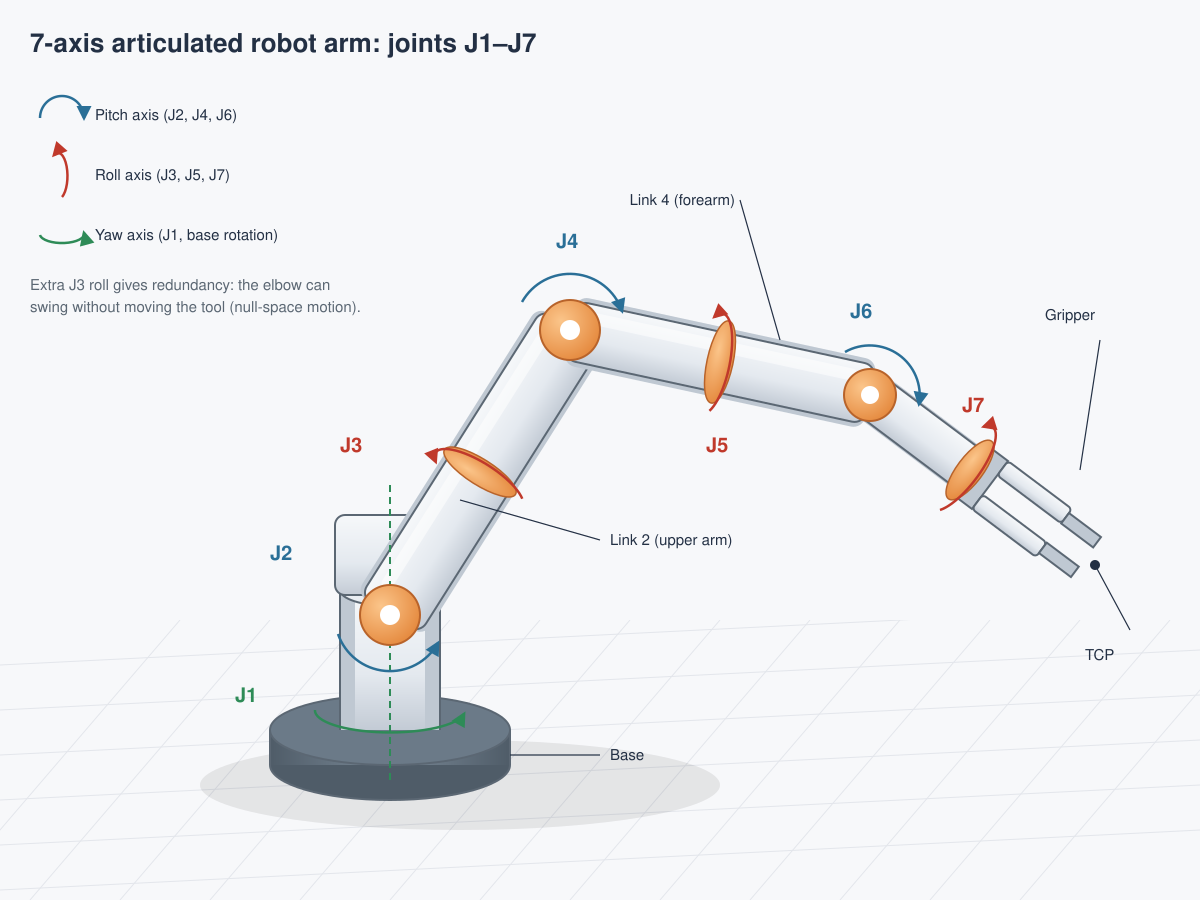

The script that drew this image:
import math
import sys

import matplotlib

matplotlib.use("Agg")
import matplotlib.pyplot as plt
import matplotlib.transforms as mtransforms
from matplotlib.patches import Arc, Circle, Ellipse, FancyArrowPatch, FancyBboxPatch, Polygon, Rectangle

BG = "#F7F8FA"
GRID = "#E3E6EB"
LINK = "#E9EDF2"
LINK_EDGE = "#5B6773"
LINK_SHADE = "#BFC8D2"
JOINT = "#F4A261"
JOINT_EDGE = "#B8632A"
PITCH = "#2A6F97"
ROLL = "#C0392B"
YAW = "#2E8B57"
LABEL = "#233044"
BASE = "#6B7A88"
BASE_DARK = "#4F5C68"


def rot(ax, cx, cy, deg):
    return mtransforms.Affine2D().rotate_deg_around(cx, cy, deg) + ax.transData


def link(ax, x0, y0, length, width, deg, z=5):
    """Rounded link starting at (x0, y0) pointing at angle deg, with a shaded underside and highlight."""
    tr = rot(ax, x0, y0, deg)
    ax.add_patch(FancyBboxPatch((x0, y0 - width / 2 - 0.05), length, width + 0.05, boxstyle="round,pad=0,rounding_size=0.15",
                                facecolor=LINK_SHADE, edgecolor="none", transform=tr, zorder=z))
    ax.add_patch(FancyBboxPatch((x0, y0 - width / 2), length, width, boxstyle="round,pad=0,rounding_size=0.15",
                                facecolor=LINK, edgecolor=LINK_EDGE, linewidth=1.4, transform=tr, zorder=z + 1))
    ax.add_patch(FancyBboxPatch((x0 + 0.2, y0 + width * 0.18), length - 0.4, width * 0.16, boxstyle="round,pad=0,rounding_size=0.05",
                                facecolor="white", edgecolor="none", alpha=0.55, transform=tr, zorder=z + 2))


def pitch_joint(ax, x, y, r, a0, a1, label, lx, ly, z=9):
    ax.add_patch(Circle((x, y), r, facecolor=JOINT, edgecolor=JOINT_EDGE, linewidth=1.4, zorder=z))
    ax.add_patch(Circle((x, y), r * 0.33, facecolor="white", edgecolor="none", zorder=z + 1))
    rr = r + 0.25
    ax.add_patch(Arc((x, y), 2 * rr, 2 * rr, theta1=min(a0, a1), theta2=max(a0, a1), color=PITCH, linewidth=1.8, zorder=z + 1))
    tip = math.radians(a1)
    direction = 1 if a1 > a0 else -1
    tang = tip + direction * math.pi / 2
    px, py = x + rr * math.cos(tip), y + rr * math.sin(tip)
    ax.add_patch(FancyArrowPatch((px - 0.01 * math.cos(tang), py - 0.01 * math.sin(tang)),
                                 (px + 0.12 * math.cos(tang), py + 0.12 * math.sin(tang)),
                                 arrowstyle="-|>", mutation_scale=14, color=PITCH, linewidth=1.8, zorder=z + 2))
    ax.text(lx, ly, label, ha="center", va="center", fontsize=12, fontweight="bold", color=PITCH, zorder=z + 3)


def roll_joint(ax, x, y, deg, ry, label, lx, ly, z=9):
    tr = rot(ax, x, y, deg)
    ax.add_patch(Ellipse((x, y), 0.26, 2 * ry, facecolor=JOINT, edgecolor=JOINT_EDGE, linewidth=1.2, transform=tr, zorder=z))
    R = ry + 0.12
    ax.add_patch(Arc((x, y), 0.34, 2 * R, theta1=-90, theta2=150, color=ROLL, linewidth=1.8, transform=tr, zorder=z + 1))
    # arrow head at the end of the arc (angle 150 deg on the ellipse), in link-local coordinates
    t = math.radians(150)
    px, py = x + 0.17 * math.cos(t), y + R * math.sin(t)
    tx, ty = -0.17 * math.sin(t), R * math.cos(t)
    n = math.hypot(tx, ty)
    tx, ty = tx / n, ty / n
    ax.add_patch(FancyArrowPatch((px, py), (px + 0.12 * tx, py + 0.12 * ty), arrowstyle="-|>", mutation_scale=14,
                                 color=ROLL, linewidth=1.8, transform=tr, zorder=z + 2))
    ax.text(lx, ly, label, ha="center", va="center", fontsize=12, fontweight="bold", color=ROLL, zorder=z + 3)


def note(ax, x, y, text, ha="left", color=LABEL, size=10):
    ax.text(x, y, text, ha=ha, va="center", fontsize=size, color=color, zorder=20)


def main() -> None:
    out_path = sys.argv[1]
    fig = plt.figure(figsize=(12, 9), dpi=100)
    ax = fig.add_axes([0, 0, 1, 1])
    ax.set_xlim(-0.4, 11.6)
    ax.set_ylim(-0.6, 8.4)
    ax.set_aspect("equal")
    ax.axis("off")
    ax.add_patch(Rectangle((-0.4, -0.6), 12, 9, facecolor=BG, zorder=0))
    ax.text(-0.1, 8.0, "7-axis articulated robot arm: joints J1–J7", ha="left", va="center", fontsize=16, fontweight="bold", color=LABEL)

    # floor grid (perspective feel)
    for i in range(-6, 15):
        ax.plot([i * 0.9 - 1, i * 0.9 + 1.4], [-0.6, 2.2], color=GRID, lw=0.8, zorder=1)
    for j in range(0, 7):
        ax.plot([-0.4, 11.6], [j * 0.45 - 0.5, j * 0.45 + 0.1], color=GRID, lw=0.8, zorder=1)
    ax.add_patch(Ellipse((4.2, 0.55), 5.2, 0.9, facecolor="black", alpha=0.08, zorder=2))

    # base cylinder
    ax.add_patch(Ellipse((3.5, 0.75), 2.4, 0.7, facecolor=BASE_DARK, edgecolor=LINK_EDGE, linewidth=1.2, zorder=3))
    ax.add_patch(Rectangle((2.3, 0.75), 2.4, 0.35, facecolor=BASE_DARK, edgecolor="none", zorder=3))
    ax.plot([2.3, 2.3], [0.75, 1.1], color=LINK_EDGE, lw=1.2, zorder=4)
    ax.plot([4.7, 4.7], [0.75, 1.1], color=LINK_EDGE, lw=1.2, zorder=4)
    ax.add_patch(Ellipse((3.5, 1.1), 2.4, 0.7, facecolor=BASE, edgecolor=LINK_EDGE, linewidth=1.2, zorder=4))
    # column
    ax.add_patch(Rectangle((3.0, 1.1), 1.0, 1.4, facecolor=LINK_SHADE, edgecolor="none", zorder=5))
    ax.add_patch(Rectangle((3.15, 1.1), 0.7, 1.4, facecolor=LINK, edgecolor="none", zorder=5))
    ax.plot([3.0, 3.0], [1.1, 2.5], color=LINK_EDGE, lw=1.4, zorder=6)
    ax.plot([4.0, 4.0], [1.1, 2.5], color=LINK_EDGE, lw=1.4, zorder=6)
    ax.add_patch(Ellipse((3.5, 2.5), 1.0, 0.32, facecolor=LINK, edgecolor=LINK_EDGE, linewidth=1.4, zorder=6))
    ax.add_patch(FancyBboxPatch((2.95, 2.45), 1.1, 0.8, boxstyle="round,pad=0,rounding_size=0.15",
                                facecolor=LINK, edgecolor=LINK_EDGE, linewidth=1.4, zorder=7))

    # links
    link(ax, 3.5, 2.85, 3.4, 0.7, 57.7, z=7)      # upper arm to elbow
    link(ax, 5.3, 5.7, 3.07, 0.6, -12.2, z=7)     # forearm to wrist
    link(ax, 8.3, 5.05, 1.25, 0.46, -36.9, z=7)   # wrist
    # flange + gripper
    tr = rot(ax, 9.3, 4.3, -36.9)
    ax.add_patch(Rectangle((9.3, 4.0), 0.25, 0.6, facecolor=LINK_SHADE, edgecolor=LINK_EDGE, linewidth=1.2, transform=tr, zorder=8))
    for y0 in (4.42, 4.0):
        ax.add_patch(FancyBboxPatch((9.55, y0), 0.8, 0.18, boxstyle="round,pad=0,rounding_size=0.05",
                                    facecolor=LINK, edgecolor=LINK_EDGE, linewidth=1.2, transform=tr, zorder=8))
    ax.add_patch(Rectangle((10.35, 4.42), 0.4, 0.13, facecolor=LINK_SHADE, edgecolor=LINK_EDGE, linewidth=1.2, transform=tr, zorder=8))
    ax.add_patch(Rectangle((10.35, 4.05), 0.4, 0.13, facecolor=LINK_SHADE, edgecolor=LINK_EDGE, linewidth=1.2, transform=tr, zorder=8))

    # J1 yaw
    ax.plot([3.5, 3.5], [0.6, 3.6], color=YAW, lw=1.4, linestyle="--", zorder=9)
    ax.add_patch(Arc((3.5, 1.9), 1.5, 0.44, theta1=180, theta2=350, color=YAW, linewidth=1.8, zorder=9))
    t = math.radians(350)
    px, py = 3.5 + 0.75 * math.cos(t), 1.9 + 0.22 * math.sin(t)
    ax.add_patch(FancyArrowPatch((px, py - 0.02), (px + 0.02, py + 0.1), arrowstyle="-|>", mutation_scale=14, color=YAW, linewidth=1.8, zorder=10))
    ax.text(2.35, 2.05, "J1", ha="center", va="center", fontsize=12, fontweight="bold", color=YAW, zorder=12)

    pitch_joint(ax, 3.5, 2.85, 0.3, 200, 330, "J2", 2.85, 3.45)
    roll_joint(ax, 4.4, 4.28, 57.7, 0.42, "J3", 3.55, 4.55)
    pitch_joint(ax, 5.3, 5.7, 0.3, 150, 20, "J4", 5.3, 6.6)
    roll_joint(ax, 6.8, 5.38, -12.2, 0.42, "J5", 6.8, 4.55)
    pitch_joint(ax, 8.3, 5.05, 0.26, 120, -10, "J6", 8.35, 5.95)
    roll_joint(ax, 9.3, 4.3, -36.9, 0.36, "J7", 9.75, 4.95)

    # TCP & part labels
    ax.add_patch(Circle((10.55, 3.35), 0.05, facecolor=LABEL, zorder=12))
    ax.plot([10.55, 10.9], [3.35, 2.7], color=LABEL, lw=0.8, zorder=12)
    note(ax, 10.1, 2.45, "TCP")
    ax.plot([4.7, 5.6], [0.95, 0.95], color=LABEL, lw=0.8, zorder=12); note(ax, 5.65, 0.95, "Base")
    ax.plot([4.2, 5.6], [4.0, 3.6], color=LABEL, lw=0.8, zorder=12); note(ax, 5.65, 3.6, "Link 2 (upper arm)")
    ax.plot([7.4, 7.0], [5.6, 7.0], color=LABEL, lw=0.8, zorder=12); note(ax, 7.0, 7.0, "Link 4 (forearm)", ha="right")
    ax.plot([10.4, 10.6], [4.3, 5.6], color=LABEL, lw=0.8, zorder=12); note(ax, 10.05, 5.85, "Gripper")

    # legend
    ax.add_patch(Arc((0.2, 7.3), 0.44, 0.44, theta1=-20, theta2=200, color=PITCH, linewidth=1.8, zorder=12))
    ax.add_patch(FancyArrowPatch((0.41, 7.22), (0.42, 7.1), arrowstyle="-|>", mutation_scale=12, color=PITCH, linewidth=1.8, zorder=12))
    note(ax, 0.55, 7.3, "Pitch axis (J2, J4, J6)")
    ax.add_patch(Arc((0.2, 6.75), 0.18, 0.44, theta1=-90, theta2=150, color=ROLL, linewidth=1.8, zorder=12))
    ax.add_patch(FancyArrowPatch((0.12, 6.86), (0.05, 6.8), arrowstyle="-|>", mutation_scale=12, color=ROLL, linewidth=1.8, zorder=12))
    note(ax, 0.55, 6.75, "Roll axis (J3, J5, J7)")
    ax.add_patch(Arc((0.22, 6.2), 0.44, 0.18, theta1=180, theta2=350, color=YAW, linewidth=1.8, zorder=12))
    ax.add_patch(FancyArrowPatch((0.43, 6.18), (0.44, 6.24), arrowstyle="-|>", mutation_scale=12, color=YAW, linewidth=1.8, zorder=12))
    note(ax, 0.55, 6.2, "Yaw axis (J1, base rotation)")
    note(ax, 0.0, 5.65, "Extra J3 roll gives redundancy: the elbow can", color=LINK_EDGE)
    note(ax, 0.0, 5.35, "swing without moving the tool (null-space motion).", color=LINK_EDGE)

    fig.savefig(out_path, dpi=100, facecolor=BG)


if __name__ == "__main__":
    main()
